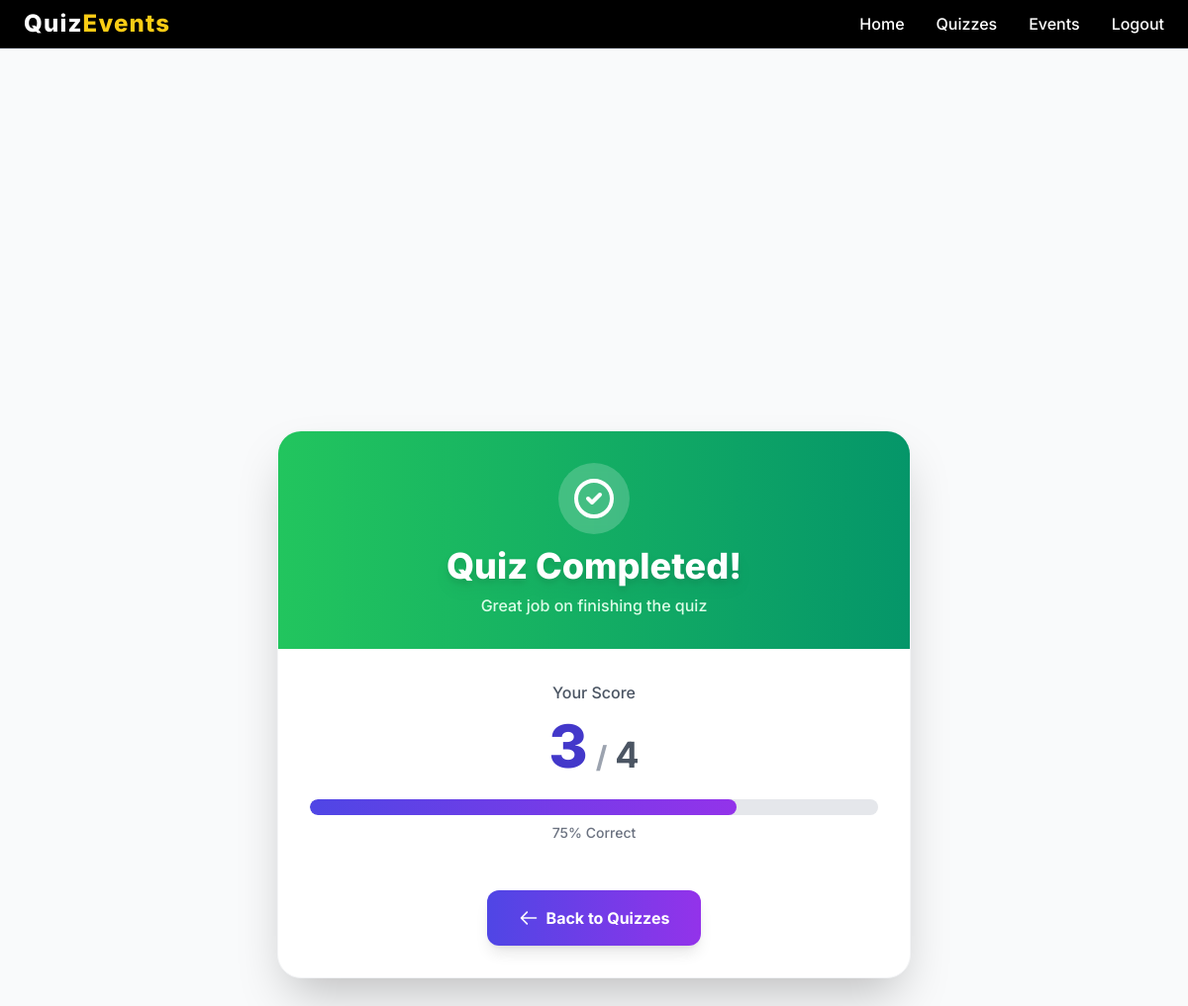
The app's page /result/11/ (signed in) with its own data.
### quiz/models.py (models this page shows, shortened)
class UserSubmission(models.Model):
    id = models.AutoField(primary_key=True)
    quiz = models.ForeignKey(Quiz, on_delete=models.CASCADE, related_name="submissions")
    user_name = models.ForeignKey(User, on_delete=models.CASCADE,related_name='user_name')
    score = models.IntegerField(default=0)
    submitted_at = models.DateTimeField(auto_now_add=True)

class Quiz(models.Model):
    id = models.AutoField(primary_key=True)
    title = models.CharField(max_length=255)
    description = models.TextField(blank=True, null=True)
    created_at = models.DateTimeField(auto_now_add=True)
    updated_at = models.DateTimeField(auto_now=True)

### quiz/views.py (the view)
# urls.py: path('result/<int:submission_id>/', quiz_result, name='quiz_result'),
@login_required(login_url='/login/')
def quiz_result(request, submission_id):
    submission = get_object_or_404(UserSubmission, id=submission_id)
    if submission.user_name != request.user:
        messages.error(request, "You do not have permission to view this quiz result.")
        return redirect("quiz_list")
    return render(request, "quiz_result.html", {"submission": submission})

### quiz/templates/quiz_result.html (shortened to what this page needs)
{% extends 'index.html' %}
{% block content %}
<section class="min-h-screen py-20 bg-gray-50 flex items-center justify-center">
    <div class="max-w-2xl mx-auto px-4 w-full">
        <div class="bg-white rounded-3xl shadow-2xl overflow-hidden border border-gray-100">
            <div class="bg-gradient-to-r from-green-500 to-emerald-600 px-8 py-8 text-center">
                <div class="flex justify-center mb-3">
                    <div class="bg-white/20 backdrop-blur-sm rounded-full p-3">
                        <svg class="w-12 h-12 text-white" fill="none" stroke="currentColor" viewBox="0 0 24 24">
                            <path stroke-linecap="round" stroke-linejoin="round" stroke-width="2" d="M9 12l2 2 4-4m6 2a9 9 0 11-18 0 9 9 0 0118 0z"></path>
                        </svg>
                    </div>
                </div>
                <h1 class="text-3xl md:text-4xl font-extrabold text-white mb-2 drop-shadow-lg">Quiz Completed!</h1>
                <p class="text-green-100 text-base font-medium">Great job on finishing the quiz</p>
            </div>
            <div class="px-8 py-8 text-center">
                <div class="mb-6">
                    <p class="text-gray-600 text-base mb-3 font-medium">Your Score</p>
                    <div class="inline-flex items-baseline justify-center space-x-2">
                        <span class="text-5xl md:text-6xl font-extrabold text-indigo-700">{{ submission.score }}</span>
                        <span class="text-2xl md:text-3xl font-bold text-gray-400">/</span>
                        <span class="text-3xl md:text-4xl font-bold text-gray-600">{{ submission.quiz.questions.count }}</span>
                    </div>
                </div>
                <div class="mb-8">
                    <div class="w-full bg-gray-200 rounded-full h-4 overflow-hidden">
                        <div class="bg-gradient-to-r from-indigo-600 to-purple-600 h-4 rounded-full transition-all duration-500"
                             style="width: {% widthratio submission.score submission.quiz.questions.count 100 %}%"></div>
                    </div>
                    <p class="text-sm text-gray-500 mt-2 font-medium">
                        {% widthratio submission.score submission.quiz.questions.count 100 %}% Correct
                    </p>
                </div>
                <div class="pt-4">
                    <a href="{% url 'quiz_list' %}"
                       class="inline-flex items-center justify-center bg-gradient-to-r from-indigo-600 to-purple-600 hover:from-indigo-700 hover:to-purple-700 text-white font-bold px-8 py-4 rounded-xl shadow-lg hover:shadow-xl transition-all duration-200 transform hover:scale-105">
                        <svg class="w-5 h-5 mr-2" fill="none" stroke="currentColor" viewBox="0 0 24 24">
                            <path stroke-linecap="round" stroke-linejoin="round" stroke-width="2" d="M10 19l-7-7m0 0l7-7m-7 7h18"></path>
                        </svg>
                        Back to Quizzes
                    </a>
                </div>
            </div>
        </div>
    </div>
</section>
{% endblock %}

### quiz/templates/index.html (style rules this page uses)
body { font-family: 'Inter', sans-serif; }

### records on screen
UserSubmission: score "3", quiz.questions.count "4", score+quiz "75"
